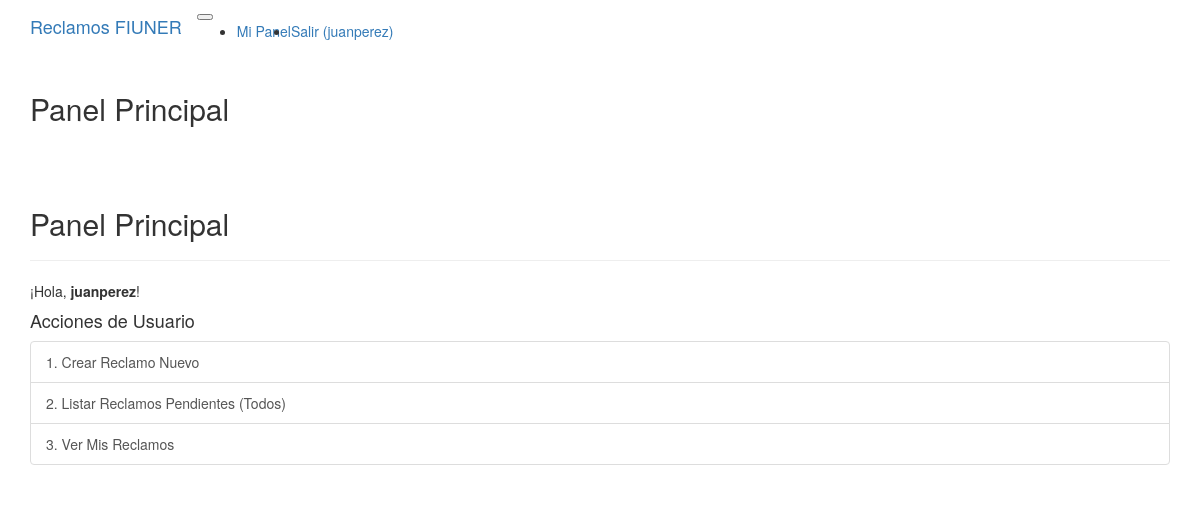
The app's page /panel (signed in) with its own data.
### modules/modelos_db.py (models this page shows)
class ModeloUsuario(Base):
    __tablename__ = 'usuarios'
    id = Column(Integer, primary_key=True)
    nombre = Column(String(100), nullable=False) # nullable=False significa que no puede estar vacío
    apellido = Column(String(100), nullable=False)
    email = Column(String(100), nullable=False, unique=True) # unique=True asegura que no haya emails repetidos
    nombre_usuario = Column(String(50), nullable=False, unique=True) # unique=True asegura que no haya nombres de usuario repetidos
    claustro = Column(String(20), nullable=False)
    contrasena = Column(String(255), nullable=False) # Guardaremos la contraseña hasheada (más adelante)
    reclamos_creados = relationship("ModeloReclamo", back_populates="creador")
    rol = Column(String(20), nullable=False, default="final")
    departamento_asignado = Column(String(100), nullable=True) # nullable=True porque no todos los usuarios son jefes
    reclamos_adheridos = relationship(
        "ModeloReclamo",
        secondary=asociacion_reclamos_adherentes,
        back_populates="adherentes"
    )

### server.py (the view)
@app.route("/panel")
@gestor_login.se_requiere_login # Esta es la protección de Flask-Login
def panel_principal():
    flash("Esta es una prueba de flash DESDE el panel.", "warning")
    mensaje_prueba = session.pop('prueba_manual', None)
    print(f"VALOR DE PRUEBA EN SESIÓN: {mensaje_prueba}")
    usuario_actual = gestor_login.usuario_actual
    return render_template("panel_usuario.html", usuario=usuario_actual, mensaje_prueba=mensaje_prueba)

### modules/gestor_login.py (called while the page is built)
    @property
    def usuario_actual(self) -> UsuarioLogin | None:
        return current_user if current_user.is_authenticated else None

    @property
    def usuario_autenticado(self) -> bool:
        return current_user.is_authenticated

        @login_manager.user_loader
        def cargar_usuario_actual(id_usuario_str: str):
            try:
                id_usuario_int = int(id_usuario_str)
            except ValueError:
                return None # Si el ID no es un número, es inválido
            entidad = self.__repo_usuarios.obtener_por_id(id_usuario_int)
            if entidad:
                return UsuarioLogin(entidad)
            else:
                return None

### modules/repositorio_concreto.py (called while the page is built)
    def obtener_por_id(self, id: int) -> Optional[Usuario]:
        modelo = self.__session.query(ModeloUsuario).get(id)
        return self.__map_modelo_a_entidad(modelo) if modelo else None

### modules/usuario.py (called while the page is built)
    @property
    def nombre_usuario(self) -> str:
        return self.__nombre_usuario

    @property
    def id_bd(self) -> int | None:
        return self.__id_bd

### server.py (called while the page is built)
@app.context_processor
def inject_gestor_login():
    return dict(gestor_login=gestor_login)

### templates/panel_usuario.html (shortened to what this page needs)
{% extends 'base.html' %}
{% block page_content %}
{% with messages = get_flashed_messages(with_categories=true) %}
<h2>Panel Principal</h2>
    {% endwith %}
    <h2>Panel Principal</h2>
    <hr>
    <p>¡Hola, <strong>{{ usuario.nombre_usuario }}</strong>!</p>
    {% if usuario.rol == 'usuario' %}
        <h4>Acciones de Usuario</h4>
        <div class="list-group">
            <a href="{{ url_for('crear_reclamo') }}" class="list-group-item list-group-item-action">
                1. Crear Reclamo Nuevo
            </a>
            <a href="{{ url_for('listar_reclamos') }}" class="list-group-item list-group-item-action">
                2. Listar Reclamos Pendientes (Todos)
            </a>
            <a href="{{ url_for('mis_reclamos') }}" class="list-group-item list-group-item-action">
                3. Ver Mis Reclamos
            </a>
        </div>
    {% endif %}
    {% endblock %}

### templates/base.html (shortened to what this page needs)
{% extends 'bootstrap/base.html' %}
{% block navbar %}
<nav class="navbar navbar-expand-lg navbar-dark bg-dark">
    <div class="container">
        <a class="navbar-brand" href="{{ url_for('inicio') }}">Reclamos FIUNER</a>
        <button class="navbar-toggler" type="button" data-bs-toggle="collapse" data-bs-target="#navbarNav" aria-controls="navbarNav" aria-expanded="false" aria-label="Toggle navigation">
        </button>
        <div class="collapse navbar-collapse" id="navbarNav">
            <ul class="navbar-nav ms-auto">
                {% if gestor_login.usuario_autenticado %}
                    <li class="nav-item">
                        <a class="nav-link" href="{{ url_for('panel_principal') }}">Mi Panel</a>
                    </li>
                    <li class="nav-item">
                        <a class="nav-link" href="{{ url_for('logout') }}">Salir ({{ gestor_login.usuario_actual.nombre_usuario }})</a>
                    </li>
                {% endif %}
            </ul>
        </div>
    </div>
</nav>
{% endblock %}
{% block content %}
<div class="container mt-4">
    {% block page_content %}{% endblock %}
</div>
{% endblock %}

### records on screen
ModeloUsuario: usuario_actual.nombre_usuario "juanperez", nombre_usuario "juanperez"
